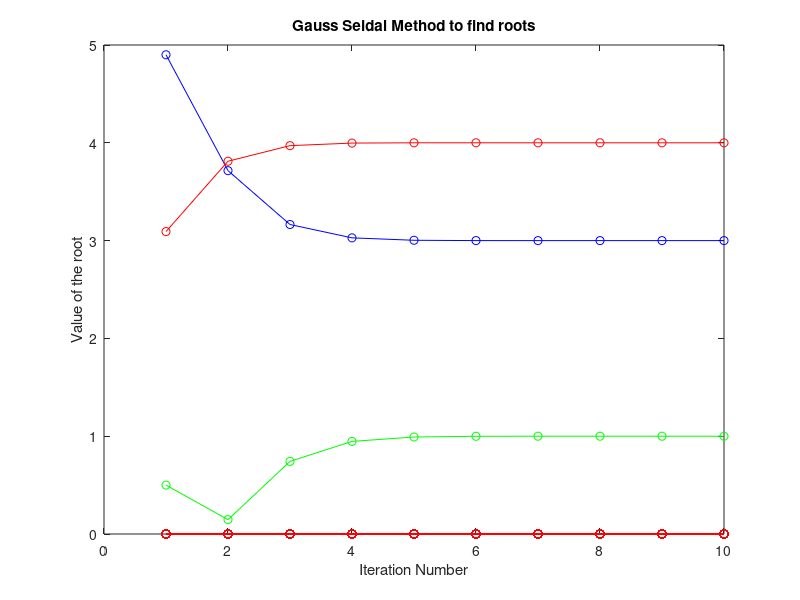

This chart was generated by the following MATLAB code:

%Author: Muhammad Awais
%UET Lahore, Electrical Engineering
%fb/awais12506

%Gauss Seidal Method Method 
%All the equation are defined here correspondigly
f1=@(x2,x3)(1-3*x2+5*x3)/12;
f2=@(x1,x3)(28-x1-3*x3)/5;
f3=@(x1,x2)(76-3*x1-7*x2)/13;
%Initial Guess
x1i=1;
x2i=0;
x3i=1;

i=0; %iteration number 
itrMax=10;  %Maximum Iteration to be done
%Variabe for Graph plotting
Graphx1=zeros(itrMax);
Graphx2=zeros(itrMax);
Graphx3=zeros(itrMax);

fprintf('Itr         X1           X2           X3\n')
%Loop 
while(i<itrMax)
i=i+1;
%x1,x2,x3 values are being find
  x1i=f1(x2i,x3i);
  x2i=f2(x1i,x3i);
  x3i=f3(x1i,x2i);
  
%To Table all the values 
fprintf('%d',i)
fprintf('           ')
fprintf('%.2f',x1i)

fprintf('        ')
fprintf('%.2f',x2i)

fprintf('        ')
fprintf('%.2f',x3i)
fprintf('\n')
%These array are used to store values to make graph later
Graphx1(i)=x1i;
Graphx2(i)=x2i;
Graphx3(i)=x3i;

end
xaxis=1:1:itrMax;
figure
plot(xaxis,Graphx1,'green-o',xaxis,Graphx2,'blue-o',xaxis,Graphx3,'red-o')
title('Gauss Seidal Method to find roots')
xlabel('Iteration Number')
ylabel('Value of the root')

